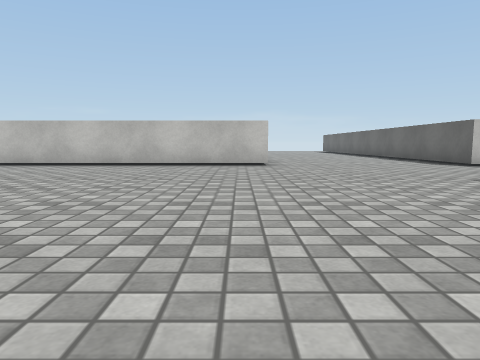
View 1 (above)

24 first-person views from a walk through a 3-D level made in the Unity game engine. The camera is 0.51 m above the floor, tilts 6° down and sees 70° across. The floor is counted in squares, 1 m on a side. Each view is taken from the middle of a square. On the plan, view 1 faces up. The plan holds only what a view shows up to about 9 squares ahead; the rest is blank. The place goes on beyond the plan. Surface patterns are stand-ins for the level's own textures.

View 2
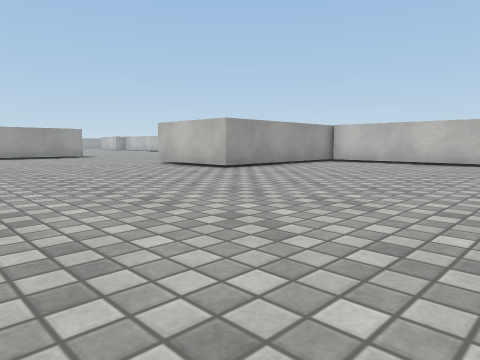

View 3
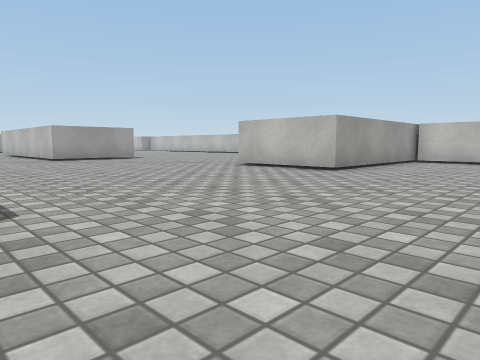

View 4
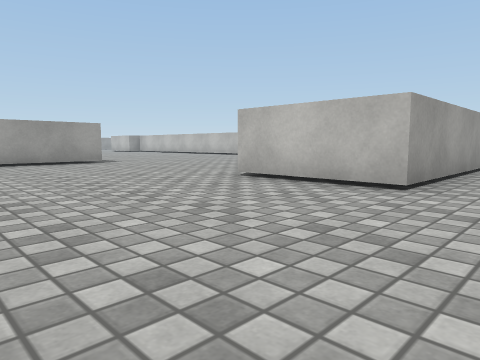

View 5
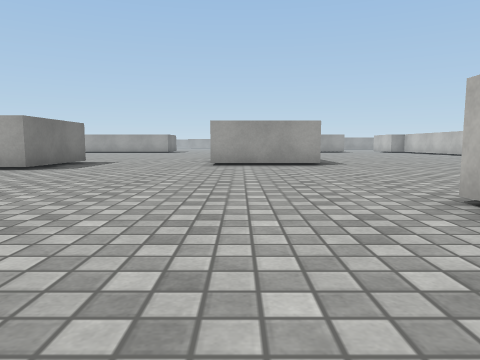

View 6
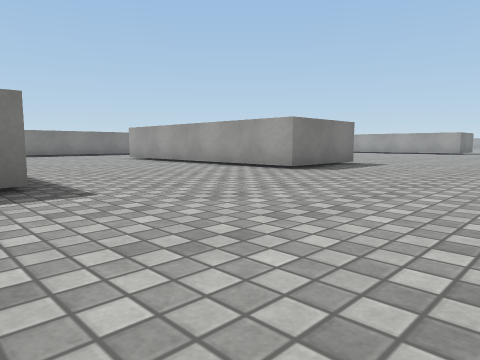

View 7
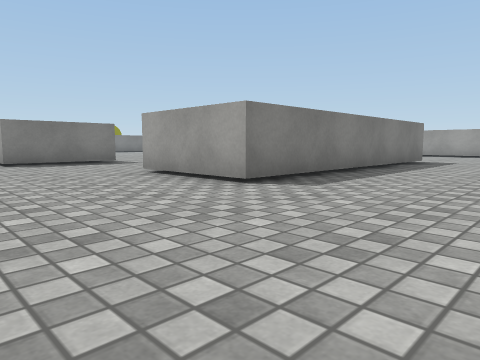

View 8
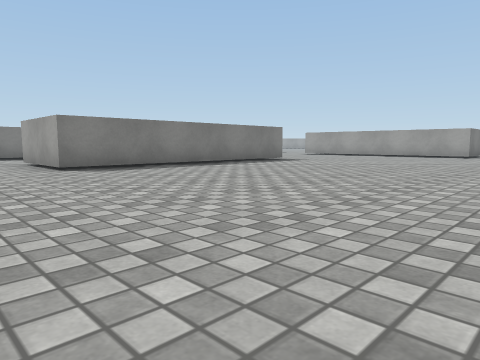

View 9
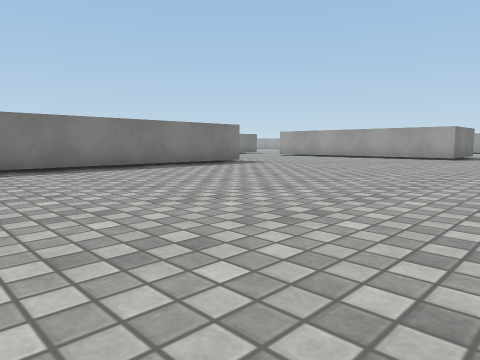

View 10
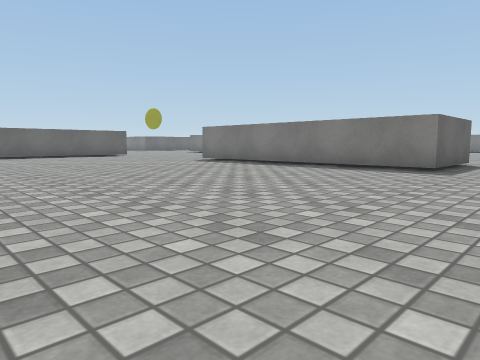

View 11
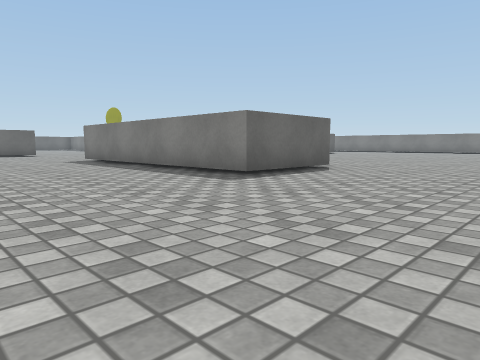

View 12
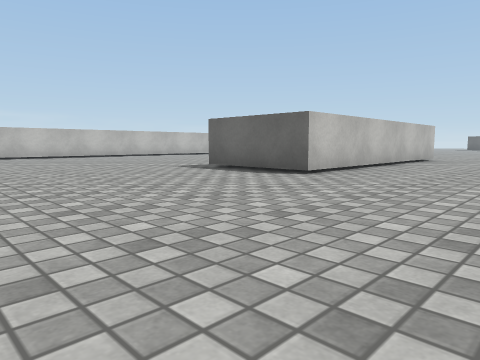

View 13
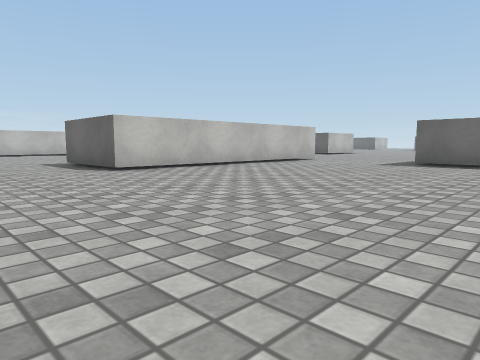

View 14
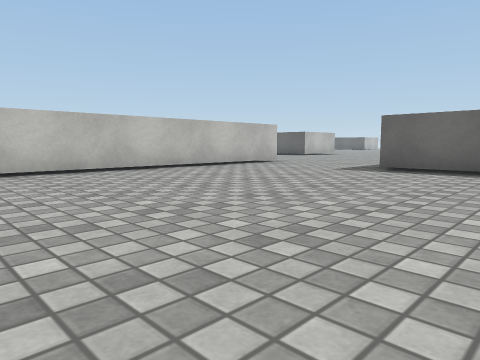

View 15
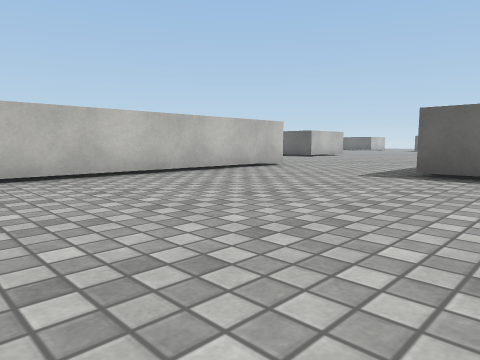

View 16
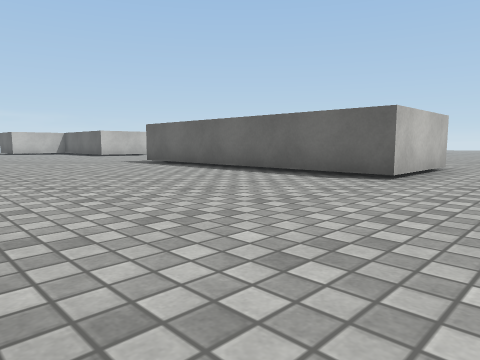

View 17
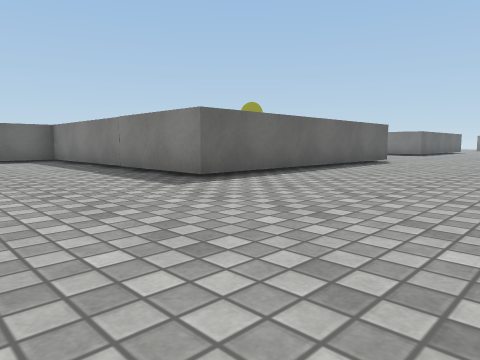

View 18
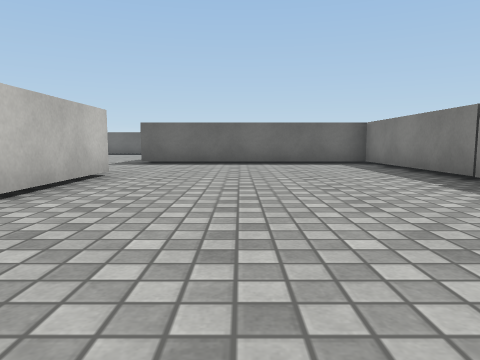

View 19
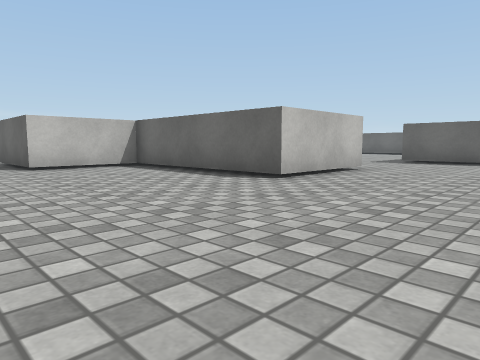

View 20
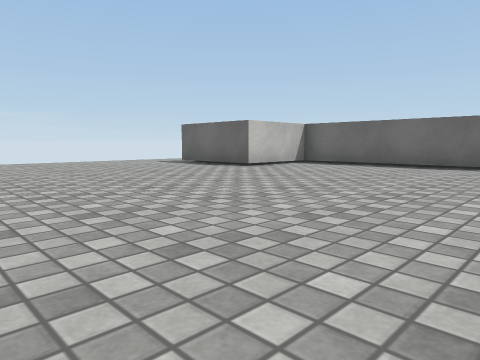

View 21
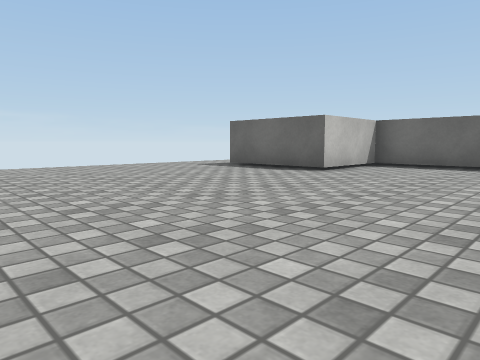

View 22
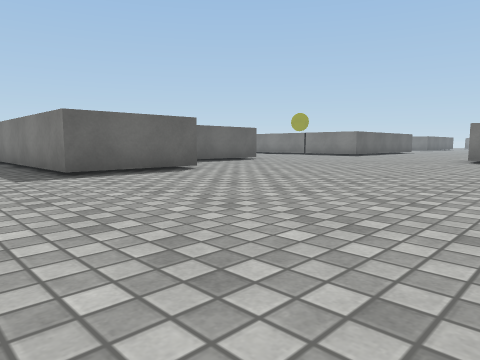

View 23
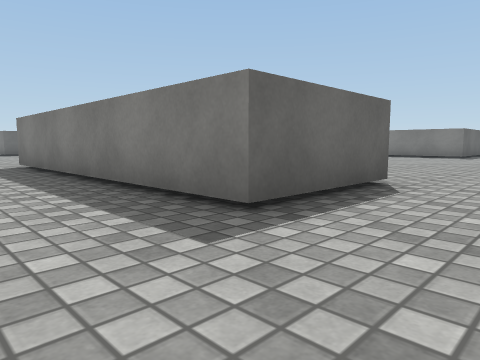

View 24
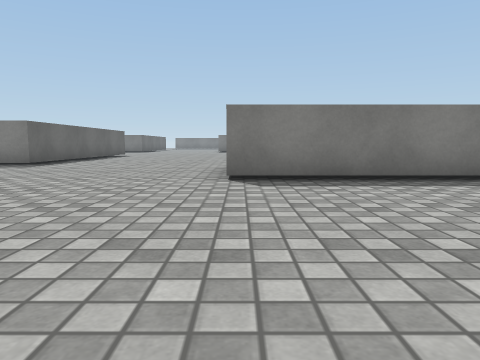

### Floor plan
Points are (right, up) in squares from view 1. A wall is a line through its corners. A room is listed if a view was taken in it or the views show most of it. See-through windows are left out.
Room 1 (views 1, 2, 3, 4, 5, 6, 7, 8, 9, 10, 11, 12, 13, 14, 15, 16, 17, 18, 19, 20, 21, 22, 23, 24)
walls: (-14.2, 3.9) (-14.2, 1.3) (-21.1, 1.3) (-21.1, 3.9) (-14.2, 3.9); (-17.5, 14.1) (-13.8, 14.1); (-6.3, 7.6) (-6.3, 3.9) (-9, 3.9) (-9, 10.7) (-2.1, 10.7) (-2.1, 15.6); (-5.2, 16.2) (-8, 16.2) (-8, 20.5) (-10.2, 20.5) (-10.2, 23.1) (-3.2, 23.1); (-15.3, -3.9) (-15.3, -2.2) (-12.7, -2.2) (-12.7, -5.2); (0.8, 8.1) (-5.8, 8.1)
ways out: opening at (-4, 15.7); opening at (-3.5, 24.5); opening at (1.4, 5.2)

Positions as (right, up) in squares from view 1, and headings:
1: (0, 0), facing up
2: (-1, -1), facing up-left
3: (-3, -2), facing up-left
4: (-5, 0), facing up-left
5: (-6, 2), facing left
6: (-7, 2), facing down-left
7: (-11, 7), facing down-left
8: (-12, 11), facing down-left
9: (-14, 11), facing down-left
10: (-23, 11), facing down-right
11: (-25, 8), facing down-right
12: (-26, -2), facing up-right
13: (-24, -5), facing up-right
14: (-22, -5), facing up-right
15: (-21, -4), facing up-right
16: (-14, 2), facing up-right
17: (-13, 14), facing down-right
18: (-11, 14), facing right
19: (-12, 13), facing up-right
20: (-16, 15), facing up-right
21: (-16, 17), facing up-right
22: (-16, 25), facing down-right
23: (-12, 25), facing down-right
24: (-14, 19), facing down
